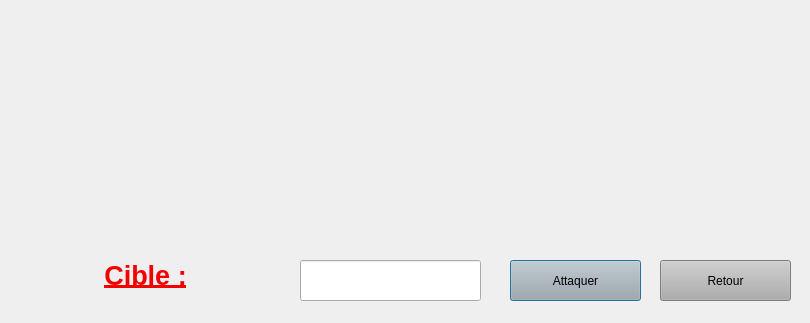
<?xml version="1.0" encoding="UTF-8"?>
<ui version="4.0">
 <class>TargetsDialog</class>
 <widget class="QDialog" name="TargetsDialog">
  <property name="geometry">
   <rect>
    <x>0</x>
    <y>0</y>
    <width>810</width>
    <height>323</height>
   </rect>
  </property>
  <property name="windowTitle">
   <string>Choix de la cible</string>
  </property>
  <property name="windowIcon">
   <iconset resource="resources.qrc">
    <normaloff>:/img/img/wizardPokerLogo.png</normaloff>:/img/img/wizardPokerLogo.png</iconset>
  </property>
  <property name="styleSheet">
   <string notr="true">background: url(:/img/img/menuBg.png)</string>
  </property>
  <widget class="QPushButton" name="attaquerButton">
   <property name="geometry">
    <rect>
     <x>510</x>
     <y>260</y>
     <width>131</width>
     <height>41</height>
    </rect>
   </property>
   <property name="styleSheet">
    <string notr="true">background: rgb(173, 173, 173)</string>
   </property>
   <property name="text">
    <string>Attaquer</string>
   </property>
  </widget>
  <widget class="QWidget" name="layoutWidget">
   <property name="geometry">
    <rect>
     <x>0</x>
     <y>0</y>
     <width>811</width>
     <height>221</height>
    </rect>
   </property>
   <layout class="QHBoxLayout" name="ennemyBoard"/>
  </widget>
  <widget class="QPushButton" name="retourButton">
   <property name="geometry">
    <rect>
     <x>660</x>
     <y>260</y>
     <width>131</width>
     <height>41</height>
    </rect>
   </property>
   <property name="styleSheet">
    <string notr="true">background: rgb(173, 173, 173)</string>
   </property>
   <property name="text">
    <string>Retour</string>
   </property>
  </widget>
  <widget class="QLabel" name="label">
   <property name="geometry">
    <rect>
     <x>10</x>
     <y>250</y>
     <width>271</width>
     <height>51</height>
    </rect>
   </property>
   <property name="styleSheet">
    <string notr="true">background: transparent</string>
   </property>
   <property name="text">
    <string>&lt;html&gt;&lt;head/&gt;&lt;body&gt;&lt;p align=&quot;center&quot;&gt;&lt;span style=&quot; font-size:20pt; font-weight:600; text-decoration: underline; color:#f30101;&quot;&gt;Cible :&lt;/span&gt;&lt;/p&gt;&lt;/body&gt;&lt;/html&gt;</string>
   </property>
  </widget>
  <widget class="QLineEdit" name="chosenTarget">
   <property name="geometry">
    <rect>
     <x>300</x>
     <y>260</y>
     <width>181</width>
     <height>41</height>
    </rect>
   </property>
   <property name="styleSheet">
    <string notr="true"/>
   </property>
  </widget>
 </widget>
 <resources>
  <include location="resources.qrc"/>
 </resources>
 <connections/>
</ui>
